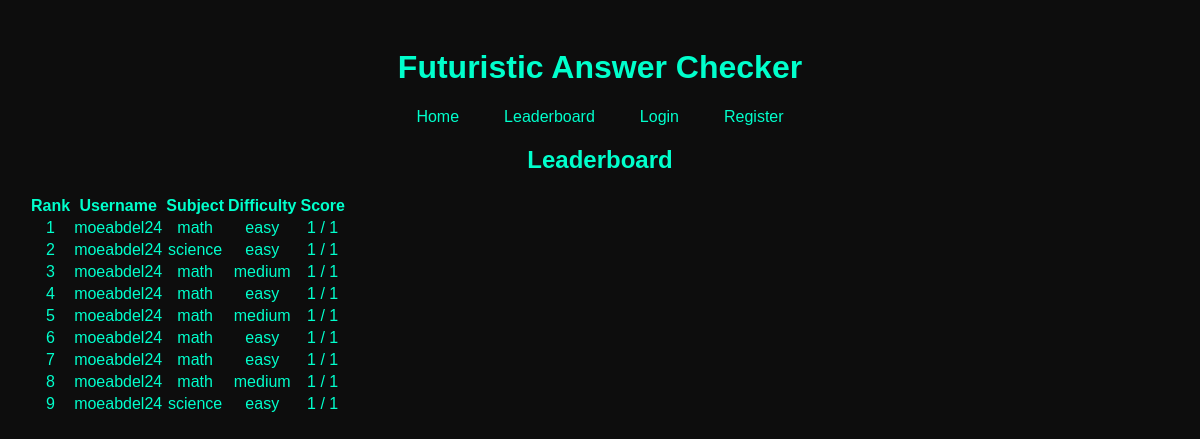
The page /leaderboard on the database as committed earlier.
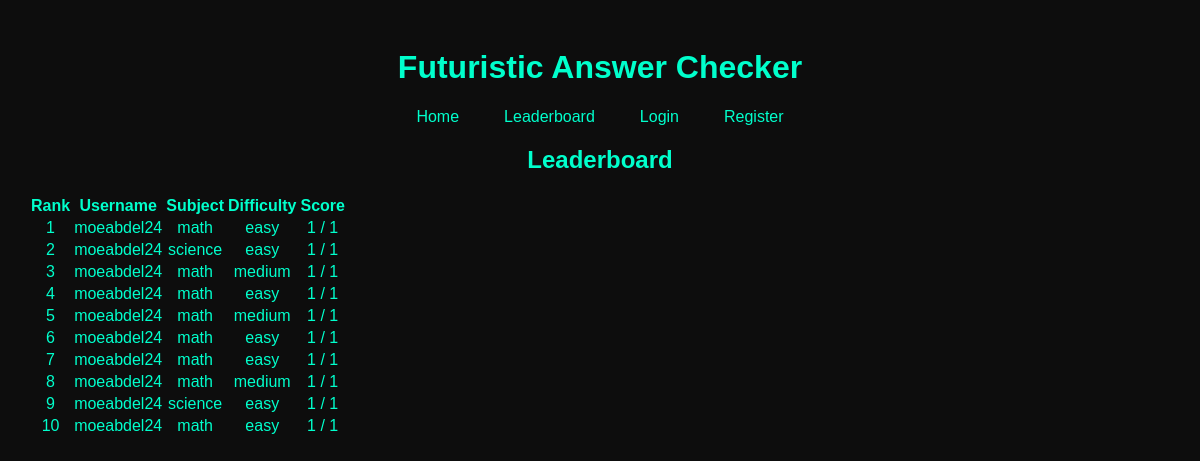
The same page on the database as committed later.
### models.py (models this page shows)
class QuizSession(db.Model):
    id = db.Column(db.Integer, primary_key=True)
    user_id = db.Column(db.Integer, db.ForeignKey('user.id'), nullable=False)
    subject = db.Column(db.String(50), nullable=False)
    difficulty = db.Column(db.String(10), nullable=False)
    score = db.Column(db.Integer)
    total_questions = db.Column(db.Integer)
    timestamp = db.Column(db.DateTime)

class User(db.Model):
    id = db.Column(db.Integer, primary_key=True)
    username = db.Column(db.String(50), unique=True, nullable=False)
    password = db.Column(db.String(200), nullable=False)
    quizzes = db.relationship('QuizSession', backref='user', lazy=True)

### app.py (the view)
@app.route('/leaderboard')
def leaderboard():
    leaderboard_data = QuizSession.query.order_by(QuizSession.score.desc()).limit(10).all()
    return render_template('leaderboard.html', leaderboard=leaderboard_data)

### templates/leaderboard.html
{% extends "base.html" %}
{% block content %}
    <h2>Leaderboard</h2>
    <table>
        <tr>
            <th>Rank</th>
            <th>Username</th>
            <th>Subject</th>
            <th>Difficulty</th>
            <th>Score</th>
        </tr>
        {% for entry in leaderboard %}
        <tr>
            <td>{{ loop.index }}</td>
            <td>{{ entry.user.username }}</td>
            <td>{{ entry.subject }}</td>
            <td>{{ entry.difficulty }}</td>
            <td>{{ entry.score }} / {{ entry.total_questions }}</td>
        </tr>
        {% endfor %}
    </table>
{% endblock %}

### templates/base.html (shortened to what this page needs)
<!DOCTYPE html>
<html lang="en">
<head>
    <link rel="stylesheet" href="{{ url_for('static', filename='css/style.css') }}">
</head>
<body>
    <header>
        <h1>Futuristic Answer Checker</h1>
        <nav>
            <ul class="nav-links">
                <li><a href="{{ url_for('index') }}">Home</a></li>
                <li><a href="{{ url_for('leaderboard') }}">Leaderboard</a></li>
                {% if session.get('user_id') %}
                    <li><a href="{{ url_for('profile') }}">Profile</a></li>
                    <li><a href="{{ url_for('logout') }}">Logout</a></li>
                {% else %}
                    <li><a href="{{ url_for('login') }}">Login</a></li>
                    <li><a href="{{ url_for('register') }}">Register</a></li>
                {% endif %}
            </ul>
        </nav>
    </header>
    <main>
        {% block content %}{% endblock %}
    </main>
</body>
</html>

### static/css/style.css (style rules this page uses)
body { background-color: #0d0d0d; color: #00ffcc; font-family: 'Orbitron', sans-serif; text-align: center; padding: 20px; }
header { margin-bottom: 20px; }
nav { margin-bottom: 15px; }
.nav-links { list-style-type: none; padding: 0; margin: 0; display: flex; justify-content: center; gap: 15px; }
.nav-links li { display: inline; }
.nav-links a { text-decoration: none; color: #00ffcc; padding: 10px 15px; transition: background-color 0.3s, color 0.3s; }

Rows that differ between the two databases and show on the page:
added QuizSession: user.username "moeabdel24", subject "math", difficulty "easy", score "1", total_questions "1"
